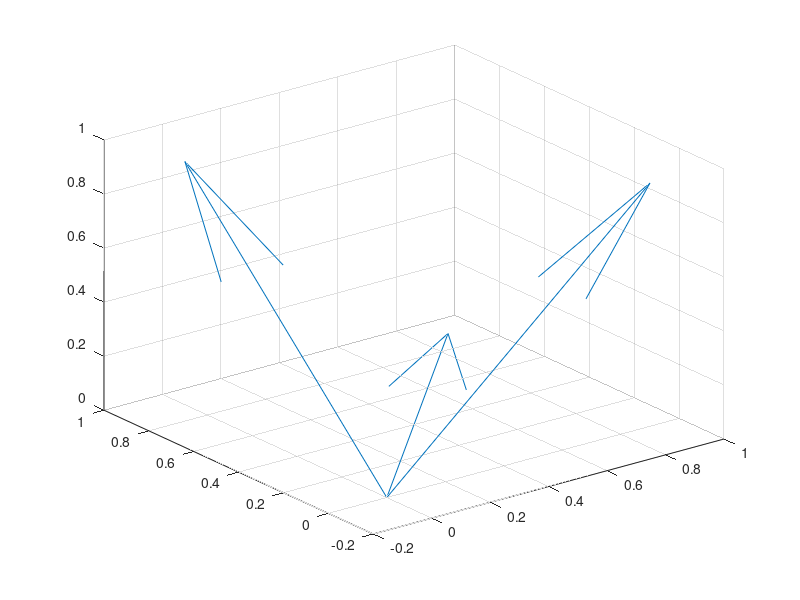

The MATLAB source for this figure:


close all;
figure;

quiver3(zeros(3,1),zeros(3,1),zeros(3,1),[1;0;0],[0;1;0],[0;0;1])
pause(.1)
quiver3(zeros(3,1),zeros(3,1),zeros(3,1),[1;1;0],[0;1;1],[1;0;1])
